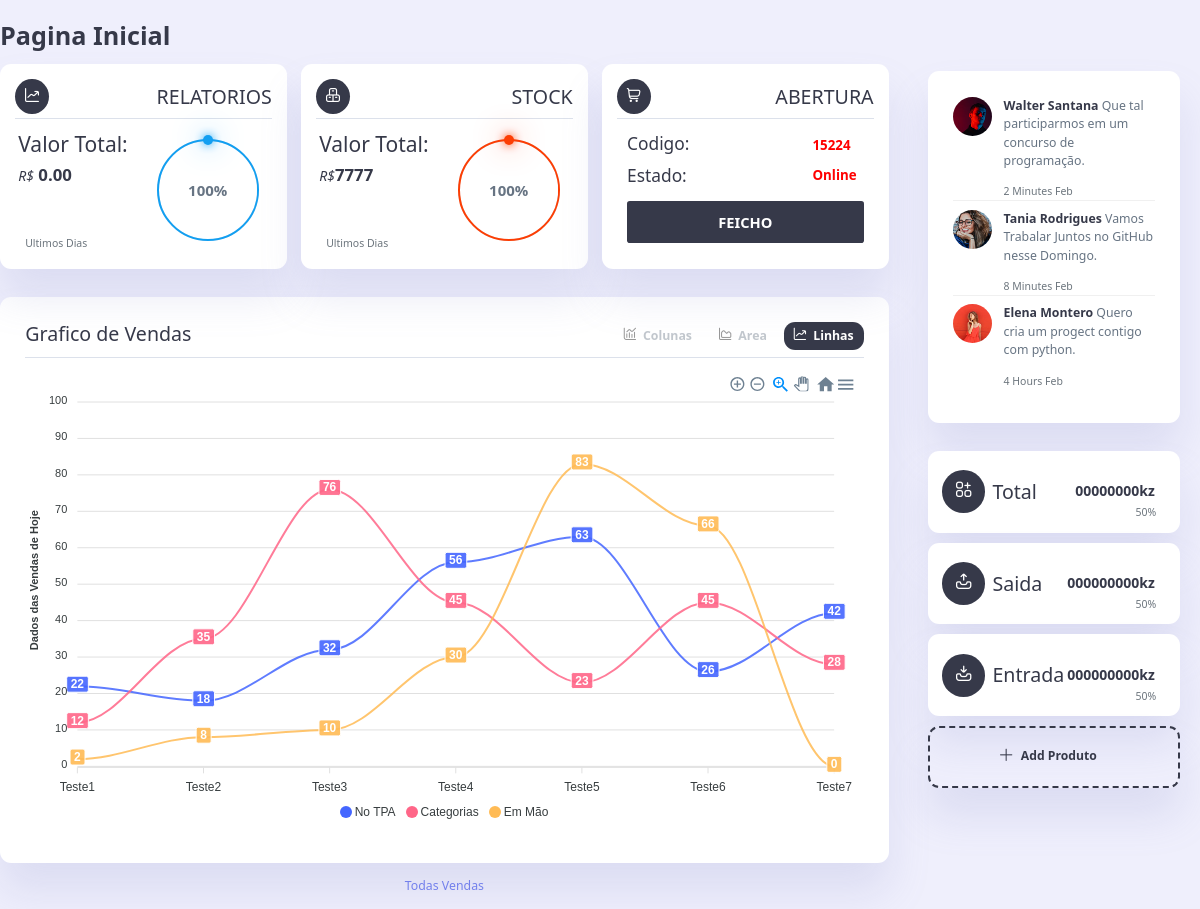
The app's page /chart/ (signed in), older data.
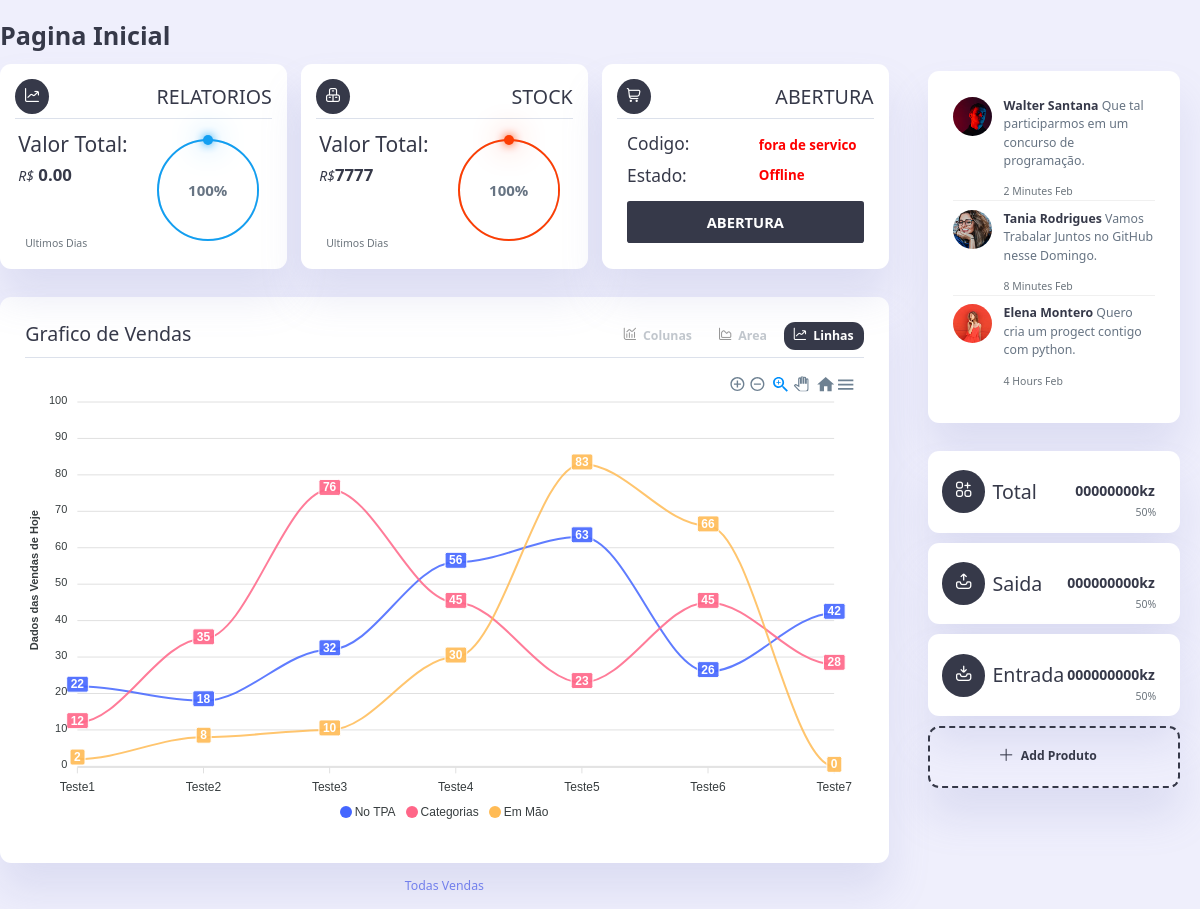
The same page, newer data.
### tables this page shows
CREATE TABLE "abertura" (
	"codigo"	TEXT,
	"data"	TEXT,
	"responsavel"	TEXT
);

### route/chart.py (the view)
@chart_bp.route('/')
@login_required
def dashboard():
    global codigo
    abetura_feicho = query.select_data(f"SELECT * FROM abertura")
    if abetura_feicho:
        status = "Online"
        codigo = abetura_feicho[0][0]
        texto = "FEICHO"
    else:
        status = "Offline"
        codigo = "fora de servico"
        texto = "ABERTURA"
    con1 = query.select_data("SELECT sum(total) as total from report")
    con2 = query.select_data("SELECT sum(qtd_padrao*total_itens*preco_venda) as total from stock")
    relatorio = 0
    stock = 0
    category = query.select_data('SELECT * FROM category ORDER BY id ASC')
    return render_template('chart/chart.html', relatorio=relatorio,stock=stock, codigo=codigo, status=status, texto=texto, cat=category)

### classes/easyLite.py (called while the page is built)
    def select_data(self, query):
        conn = sqlite3.connect(self.db_path)
        cursor = conn.cursor()
        cursor.execute(query)
        result = cursor.fetchall()
        conn.close()
        return result

### route/chart.py (called while the page is built)
def login_required(f):
    @wraps(f)
    def decorated_function(*args, **kwargs):
        if 'logged_in' not in session:
            return redirect(url_for('login'))
        return f(*args, **kwargs)
    return decorated_function

### templates/chart/chart.html (shortened to what this page needs)
<!DOCTYPE html>
<html lang="en">
<head>
    <link rel="stylesheet" href="{{ url_for('static', filename='./vendor/Booststrap/bootstrap.min.css') }}">
    <link rel="stylesheet" href="{{ url_for('static', filename='./vendor/icons/css/uicons-regular-rounded.css') }}">
    <link rel="stylesheet" href="{{ url_for('static', filename='./assets/css/main.css') }}">
    <link rel="stylesheet" href="{{ url_for('static', filename='./assets/css/style.add.css') }}">
    <link rel="stylesheet" href="{{ url_for('static', filename='./assets/css/style.home.css') }}">
    <link rel="stylesheet" href="{{ url_for('static', filename='./assets/css/style.Produtos.css') }}">
    <link rel="stylesheet" href="{{ url_for('static', filename='./assets/css/mobile.css') }}">
</head>
<body>
<div class="contain" style="height: 100%;">
    <main id="main">
        <h1 class="heading">Pagina Inicial</h1>
        <div class="insights">
            <div class="sales"  style="--dash: 320px;--clr: #129ff1;--num: 100;">
                <div class="texto">
                    <span class="fi-rr-chart-line-up"></span>
                    <h2>Relatorios</h2>
                </div>
                <div class="middle">
                    <div class="left">
                        <h3>Valor Total:</h3>
                        <h1><i>R$</i> {{ "%.2f"|format(relatorio) }}</h1>
                    </div>
                    <div class="progress1">
                        <div class="dot"></div>
                        <svg>
                            <circle cx="50" cy="50" r="50" ></circle>
                            <circle cx="50" cy="50" r="50" ></circle>
                        </svg>
                        <div class="number">
                            <p>100%</p>
                        </div>
                    </div>
                </div>
                <small class="text-muted">Ultimos Dias</small>
            </div>
            <div class="expenses"  style="--dash: 320px;--clr: #fc3e04;--num: 100;">
                <div class="texto">
                    <span class=" fi-rr-boxes"></span>
                    <h2>Stock</h2>
                </div>
                <div class="middle">
                    <div class="left">
                        <h3>Valor Total:</h3>
                        <h1><i>R$</i>7777</h1>
                    </div>
                    <div class="progress1">
                        <div class="dot"></div>
                        <svg>
                            <circle cx="50" cy="50" r="50" ></circle>
                            <circle cx="50" cy="50" r="50" ></circle>
                        </svg>
                        <div class="number">
                            <p>100%</p>
                        </div>
                    </div>
                </div>
                <small class="text-muted">Ultimos Dias</small>
            </div>
            <div id="card_status" class="income"  style="--dash: 320px;--clr: #fc3e04;--num: 84;">
                <div class="texto">
                    <span class=" fi-rr-shopping-cart"></span>
                    <h2>Abertura</h2>
                </div>
                <div class="middle">
                    <div class="left">
                        <h3>Codigo:</h3>
                        <h3>Estado:</h3>
                    </div>
                    <div class="left dad">
                        <h1 id="cod">{{codigo}}</h1>
                        <h1 id="stat">{{status}}</h1>
                    </div>
                </div>
                <a onclick="optionstatus(this.textContent)" id="btn-Box" class="btn-primary" data-id="close">{{texto}}</a>
            </div>
        </div>
        <div class="recent-orders">
            <div class="graph">
                <div class="texto">
                    <h2>Grafico de Vendas</h2>
                    <div class="btns">
                        <button data-id="bar" class="btn_chart">
                            <i class="fi-rr-chart-histogram"></i>
                            <span>Colunas</span>
                        </button>
                        <button data-id="pie" class="btn_chart">
                            <i class="fi-rr-chart-area"></i>
                            <span>Area</span>
                        </button>
                        <button data-id="line" class="btn_chart active">
                            <i class="fi-rr-chart-line-up"></i>
                            <span>Linhas</span>
                        </button>
                    </div>
                </div>
                <div id="graph_chart"></div>
            </div>
            <a href="#">Todas Vendas</a>
        </div>
    </main>
    <div id="right" class="right" style="padding-right: 0rem;">
        <div class="recent-updates">
            <div class="updates">
                <div class="update">
                    <div class="profile-photo">
                        <img src="{{ url_for('static', filename='./assets/image/site//profile-2.jpg') }}" alt="">
                    </div>
                    <div class="message">
                        <p><b>Walter Santana</b> Que tal participarmos em um concurso de programação.</p>
                        <small class="text-muted">2 Minutes Feb</small>
                    </div>
                </div>
                <div class="update">
                    <div class="profile-photo">
                        <img src="{{ url_for('static', filename='./assets/image/site//profile-3.jpg') }}" alt="">
                    </div>
                    <div class="message">
                        <p><b>Tania Rodrigues</b> Vamos Trabalar Juntos no GitHub nesse Domingo.</p>
                        <small class="text-muted">8 Minutes Feb</small>
                    </div>
                </div>
                <div class="update">
                    <div class="profile-photo">
                        <img src="{{ url_for('static', filename='./assets/image/site//profile-4.jpg') }}" alt="">
                    </div>
                    <div class="message">
                        <p><b>Elena Montero</b> Quero cria um progect contigo com python.</p>
                        <small class="text-muted">4 Hours Feb</small>
                    </div>
                </div>
            </div>
        </div>
        <div class="sales-analytics">
            <div class="item on">
                <div class="icon">
                    <span class="fi-rr-apps-add"></span>
                </div>
                <div class="right">
                    <div class="info">
                        <h2>Total</h2>
                        <small class="text-muted" style="text-align: right;right: 1.7rem;">50%</small>
                    </div>
                    <h1 class="tna">00000000kz</h1>
                </div>
            </div>
            <div class="item on">
                <div class="icon">
                    <span class="fi-rr-inbox-out"></span>
                </div>
                <div class="right">
                    <div class="info">
                        <h2>Saida</h2>
                        <small class="text-muted" style="text-align: right;right: 1.7rem;">50%</small>
                    </div>
                    <h1 class='tna' id='productsOut'>000000000kz</h1>
                </div>
            </div>
            <div class="item on">
                <div class="icon">
                    <span class="fi-rr-inbox-in"></span>
                </div>
                <div class="right">
                    <div class="info">
                        <h2>Entrada</h2>
                        <small class="text-muted" style="text-align: right;right: 1.7rem;">50%</small>
                    </div>
                    <h1>000000000kz</h1>
                </div>
            </div>
            <a href="#open-modal" id="btn-open-modal" data-bs-toggle="modal" data-bs-target="#exampleModal" class="item add-product">
                <div>
                    <span class="fi-rr-plus"></span>
                    <h3>Add Produto</h3>
                </div>
            </a>
        </div>
    </div>
</div>
</body>
</html>

### static/assets/css/main.css (style rules this page uses)
:root { --color-primary: #7380ec; --color-danger: #ff7782; --color-sucess: rgb(49, 175, 49); --color-warning: #ffbb55; --color-white: #fff; --color-info-dark: #7d8da1; --color-info-light: #dce1eb; --color-dark: #363949; --color-light: rgba(132,139,200,0.18); --color-dark-variant: #677483; --color-background: #eeeefce3; --card-border-radius: 2rem; --border-radius-1: 0.4rem; --border-radius-2: 0.8rem; --border-radius-3: 0.2rem; --card-padding: 1.8rem; --padding-1: 1.2rem; --box-shadow: 0 2rem 3rem var(--color-light); }
* { margin: 0; padding: 0; outline: 0; appearance: none; border: 0; text-decoration: none; list-style: none; }
html { font-size: 14px; }
a { color: var(--color-dark); }
img { display: block; width: 100%; }
h1 { font-weight: 800; font-size: 1.8rem; }
h2 { font-size: 1.4rem; }
h3 { font-size: 0.87rem; }
small { font-size: 0.75rem; }
.profile-photo { width: 2.8rem; height: 2.8rem; border-radius: 50%; border-radius: 50%; overflow: hidden; z-index: 56; }
.text-muted { color: var(--color-info-dark); }
p { color: var(--color-dark-variant); }
b { color: var(--color-dark); }
.btn-primary { text-decoration: none; padding: 10px; border-radius: var(--border-radius-3); width: 100%; text-align: center; font-weight: 666; font-size: 11pt; }
body { width: 100vw; height: 100vh; font-size: 0.88rem; background: var(--color-background); user-select: none; overflow-x: hidden; color: var(--color-dark); }
@media only screen and (min-width:998px) { .right .recent-updates { margin-top: .5rem; } }

### static/assets/css/mobile.css (style rules this page uses)
@media screen and (min-width: 999px) and (max-width: 1480px) { .contain { width: 100%; padding-right:20px; position: relative; grid-template-columns:auto 18rem; overflow-x: hidden; } }
@media screen and (min-width: 999px) and (max-width: 1480px) { .right { margin-top: 4.6rem; } }

### templates/chart/chart.html (style rules this page uses)
a { text-decoration: none; }

Row changes from the older to the newer data that the page shows:
removed abertura: codigo "15224"
Text that changed along with them:
{{ codigo }}: (not shown) → "fora de servico"
{{ status }}: "Online" → "Offline"
{{ texto }}: "FEICHO" → "ABERTURA"
